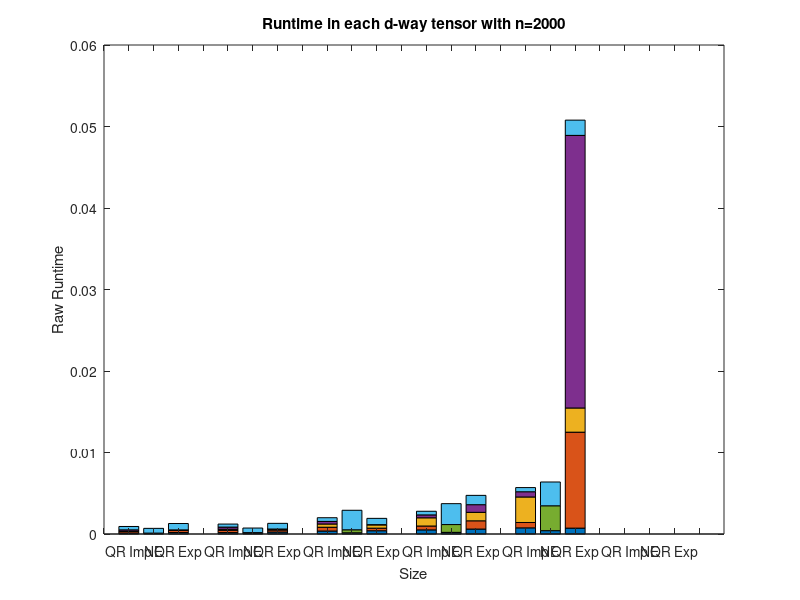

Write the MATLAB code that produced this figure. (Note: this script raises an error after producing the figure.)
clear
load('per_data.mat', 'per_data')
sum_mat = zeros(1,24);

% for i = 1:24
%     sum_mat(i) = sum(per_data.res(i,:));
% end
% 
% sum_mat(1:3) = sum_mat(1:3)/ sum_mat(1);
% sum_mat(5:7) = sum_mat(5:7)/ sum_mat(5);
% sum_mat(9:11) = sum_mat(9:11)/ sum_mat(9);
% sum_mat(13:15) = sum_mat(13:15)/ sum_mat(13);
% sum_mat(17:19) = sum_mat(17:19)/ sum_mat(17);
% sum_mat(21:23) = sum_mat(21:23)/ sum_mat(21);
% 
% sum_mat'
% %normalize and take log
% log_sum_mat = log(sum_mat +1);
% log_sum_mat'
% speed_mat = zeros(1,24);
% 
% 
% speed_mat(1:3) = log_sum_mat(1:3)/ log_sum_mat(1);
% speed_mat(5:7) = log_sum_mat(5:7)/ log_sum_mat(5);
% speed_mat(9:11) = log_sum_mat(9:11)/ log_sum_mat(9);
% speed_mat(13:15) = log_sum_mat(13:15)/ log_sum_mat(13);
% speed_mat(17:19) = log_sum_mat(17:19)/ log_sum_mat(17);
% speed_mat(21:23) = log_sum_mat(21:23)/ log_sum_mat(21);
%%
% remove the last bar column to see max d = 7
figure,
a = gca;
bar([per_data.res(1:4,:); per_data.res(5:8,:); per_data.res(9:12,:); per_data.res(13:16,:); per_data.res(17:20,:)],'stacked');
%bar(log_sum_mat)
title('Runtime in each d-way tensor with n=2000')
ylabel('Raw Runtime')

xlabel('Size')
xticks([0:24]);
xticklabels({'','QR Imp','NE','QR Exp','','QR Imp','NE','QR Exp','','QR Imp','NE','QR Exp','','QR Imp','NE','QR Exp','','QR Imp','NE','QR Exp','','QR Imp','NE','QR Exp'});
a.XRuler.TickLabelGapOffset = 15;   
a.YRuler.TickLabelGapOffset = 15;
%text(1:length(log_sum_mat),log_sum_mat,num2str(speed_mat'),'vert','bottom','horiz','center')

v = -0.1;
text(1.5,v,'d=3','fontsize',10)
text(5.5,v,'d=4','fontsize',10)
text(9.5,v,'d=5','fontsize',10)
text(13.5,v,'d=6','fontsize',10)
text(17.5,v,'d=7','fontsize',10)
text(21.5,v,'d=8','fontsize',10)

legend('Gram/QR','QR on R','Qtb','apply QR on R','Atb','Back','fontsize',16);
%%



for i = 1:24
    sum_mat(i) = sum(per_data.res(i,:));
end



x = [3,4,5,6,7,8];
y1 = zeros(1,6);
y2 = zeros(1,6);
y3 = zeros(1,6);
yy1 = 1;
for i = 1:6
    y1(yy1) = sum_mat(4*(i-1)+1);
    y2(yy1) = sum_mat(4*(i-1)+2);
    y3(yy1) = sum_mat(4*(i-1)+3);
    
    yy1 = yy1+ 1;
end

figure,
ax = gca;

semilogy(x,y1,x,y2,x,y3)
title("Raw Runtime line plot varying d and keeping n = 2000")

ylabel("Total time")
xlabel("d-way")
set(gca, 'XTick', 3:8)
legend("QR Imp", "NE","QR Exp");
